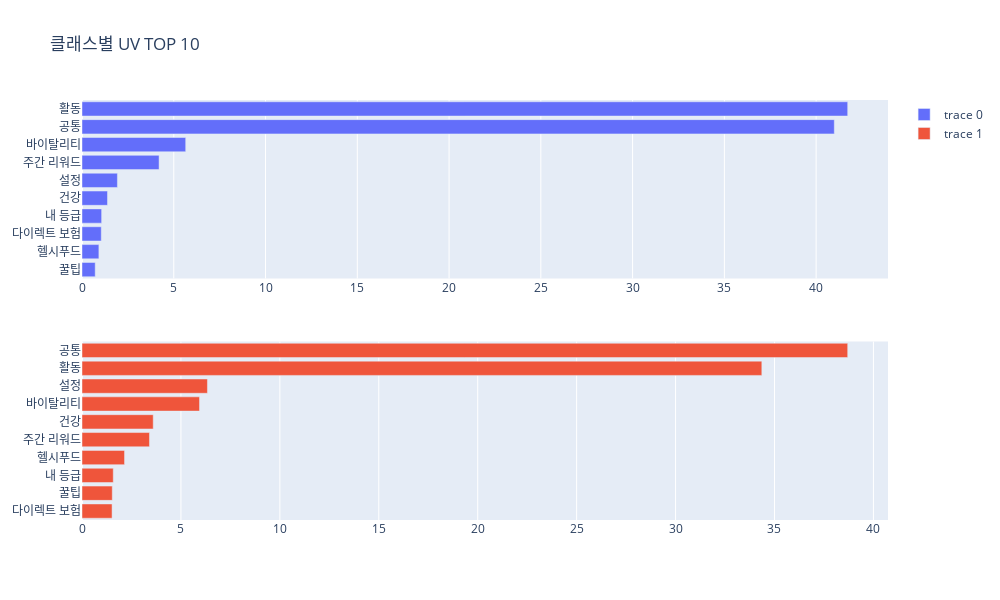

Notebook code for this chart:
### Code cell
# 클래스별 종료율 TOP K Visualization 
k = 10

fig = make_subplots(rows=2, cols=1)
for i in range(1,3):
    cl = i-1
    tmp_df = close_df.iloc[cl]
    rank_df = tmp_df.sort_values(ascending=False)[:k]
    rank_df = rank_df.sort_values()

    fig.append_trace(go.Bar(
        x=rank_df.values,
        y=rank_df.index,
        orientation='h'
    ), row=i, col=1)

fig.update_layout(height=600, width=1000, title_text="클래스별 종료율 TOP "+str(k))
fig.show()

### Figure 1 — Plotly figure (JSON) as saved in the notebook; plotly's stock layout.template omitted (floating-point values rounded to 4 significant figures)
{"data": [{"orientation": "h", "type": "bar", "x": [0.72, 0.92, 1.05, 1.07, 1.39, 1.93, 4.2, 5.65, 40.99, 41.72], "xaxis": "x", "y": ["꿀팁", "헬시푸드", "다이렉트 보험", "내 등급", "건강", "설정", "주간 리워드", "바이탈리티", "공통", "활동"], "yaxis": "y"}, {"orientation": "h", "type": "bar", "x": [1.52, 1.53, 1.58, 2.15, 3.41, 3.6, 5.94, 6.34, 34.36, 38.7], "xaxis": "x2", "y": ["다이렉트 보험", "꿀팁", "내 등급", "헬시푸드", "주간 리워드", "건강", "바이탈리티", "설정", "활동", "공통"], "yaxis": "y2"}], "layout": {"height": 600, "title": {"text": "클래스별 UV TOP 10"}, "width": 1000, "xaxis": {"anchor": "y", "autorange": true, "domain": [0, 1], "range": [0, 43.92], "type": "linear"}, "xaxis2": {"anchor": "y2", "autorange": true, "domain": [0, 1], "range": [0, 40.74], "type": "linear"}, "yaxis": {"anchor": "x", "autorange": true, "domain": [0.575, 1], "range": [-0.5, 9.5], "type": "category"}, "yaxis2": {"anchor": "x2", "autorange": true, "domain": [0, 0.425], "range": [-0.5, 9.5], "type": "category"}}}
